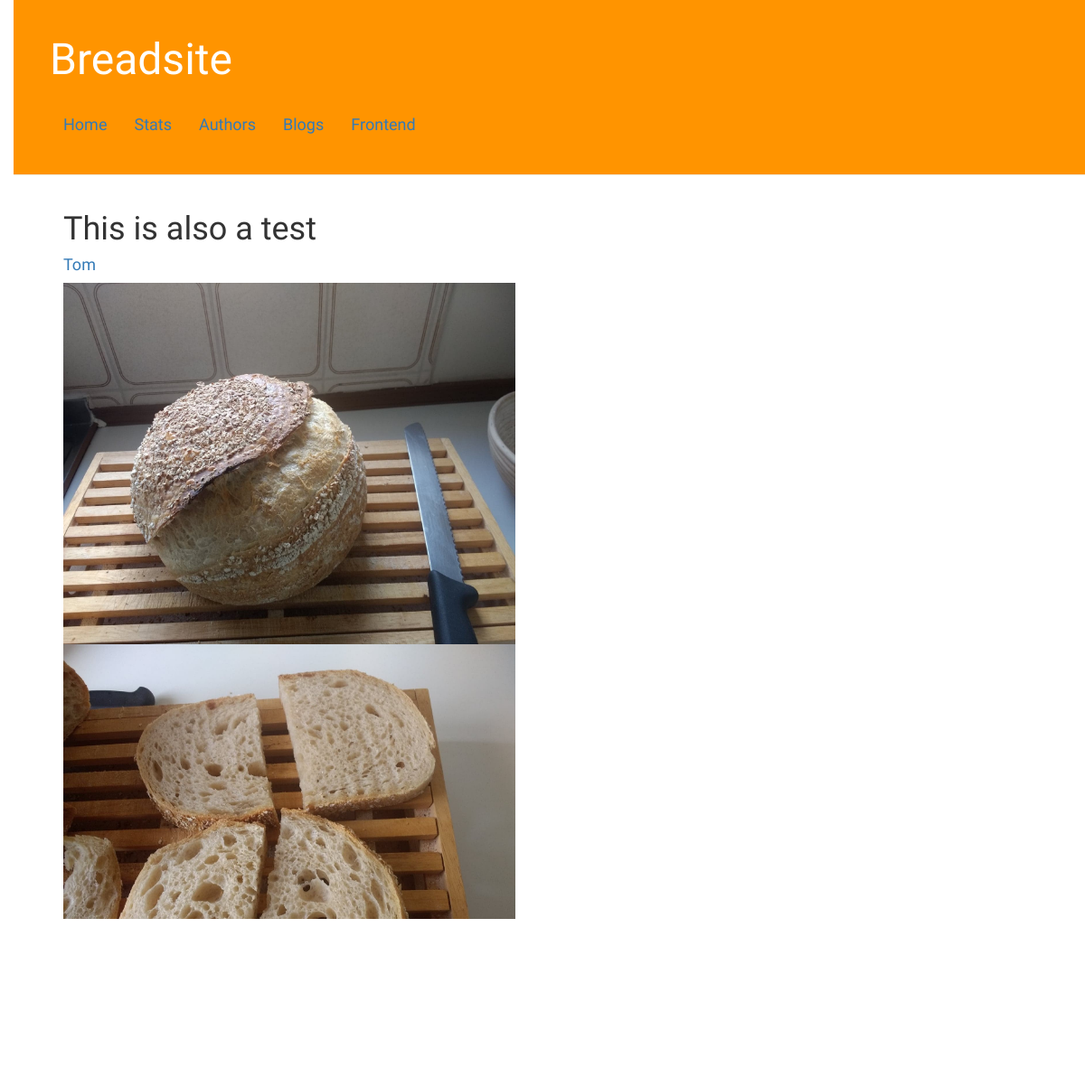
Page /blogs/2/ on the earlier database version.
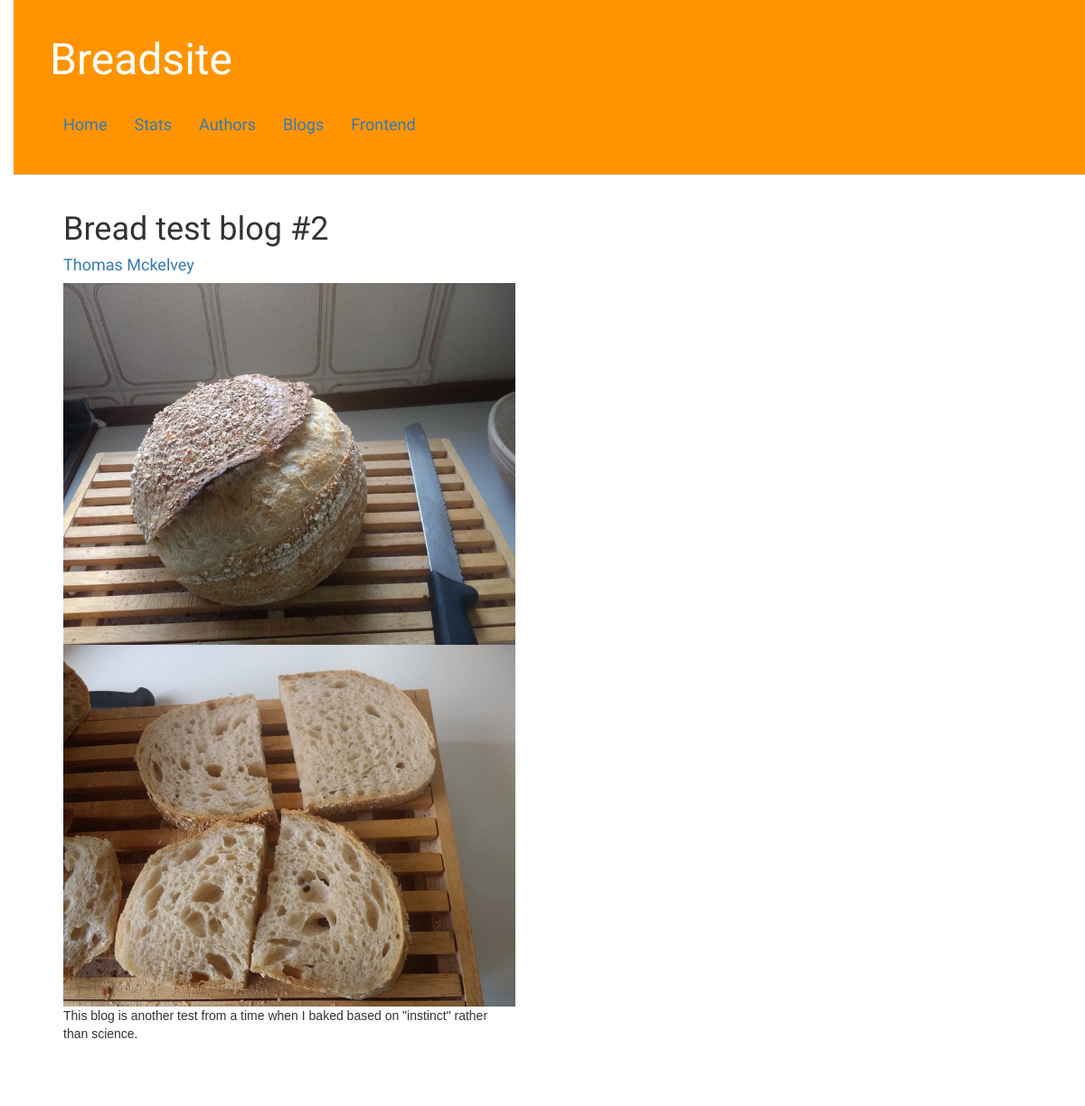
Same page on the later database version.
### blogs/models.py (models this page shows, shortened)
class BlogPost(models.Model):
    pub_date = models.DateField('date published')
    title = models.CharField(max_length=200)
    author = models.ForeignKey(Author, on_delete=models.CASCADE, related_name='author')
    content = models.CharField(max_length=5000)
    image = models.FileField(upload_to='blogs/image')
    crumb_image = models.FileField(upload_to='blogs/image')

### author/models.py (models this page shows)
class Author(models.Model):
    name = models.CharField(max_length=200)
    job_title = models.CharField(max_length=100)
    bio = models.CharField(max_length=1000)
    image = models.FileField(upload_to='author/image')
    def __str__(self):
        return self.name

### blogs/views.py (the view)
# urls.py: path('<int:blogpost_id>/', views.detail, name='detail'),
def detail(request, blogpost_id):
    blog = get_object_or_404(BlogPost, id=blogpost_id)
    context = {'blog': blog}
    return render(request, 'blogs/detail.html', context)

### blogs/templates/blogs/detail.html
{% extends 'breadsite/base.html' %}
{% block content %}
{% load static %}
{% static "" as baseUrl %}
    <div class="row">
        <div class="col-md-8">
            <div class="post">
                {% if blog %}
                    <h1>{{ blog.title }}</h1>
                    <h4><a href="/author/{{ blog.author_id }}/">{{ blog.author }}</a></h4>
                    <img src="{{ baseUrl }}{{blog.image}}" height="400" width="500"/>
                    <img src="{{ baseUrl }}{{blog.crumb_image}}" height="400" width="500"/>
                    <p>{{ blog.content }}</p>
                {% else %}
                    <p>No blogs are available.</p>
                {% endif %}
            </div>
        </div>
    </div>
{% endblock %}

### breadsite/templates/breadsite/base.html (shortened to what this page needs)
{% load staticfiles %}
<!DOCTYPE html>
<html lang="en">
    <head>
        <link rel="stylesheet" href="//maxcdn.bootstrapcdn.com/bootstrap/3.2.0/css/bootstrap.min.css">
        <link rel="stylesheet" href="//maxcdn.bootstrapcdn.com/bootstrap/3.2.0/css/bootstrap-theme.min.css">
        <link rel="stylesheet" href="{% static 'css/home.css' %}">
    </head>
    <body>
        <div class="page-header">
            <h1><a href="/">Breadsite</a></h1>
            <table class="title-menu">
                <tr>
                    <td><h4><a href="/">Home</a></h4></td>
                    <td><h4><a href="/stats">Stats</a></h4></td>
                    <td><h4><a href="/author">Authors</a></h4></td>
                    <td><h4><a href="/blogs">Blogs</a></h4></td>
                    <td><h4><a href="/frontend">Frontend</a></h4></td>
                </tr>
            </table>
        </div>
        <div class="content container">
            <div class="row">
                <div class="col-md-8">
                {% block content %}
                {% endblock %}
                </div>
            </div>
        </div>
    </body>
</html>

### home/static/css/home.css (style rules this page uses)
.page-header { background-color: #ff9400; margin-top: 0; padding: 20px 20px 20px 40px; }
.page-header h1, .page-header h1 a, .page-header h1 a:visited, .page-header h1 a:active { color: #ffffff; font-size: 36pt; text-decoration: none; }
.content { margin-left: 40px; }
h1, h2, h3, h4 { font-family: 'Lobster', cursive; }
.post { margin-bottom: 70px; }
body { padding-left: 15px; font-family: "Lucinda Grande", "Lucinda Sans Unicode", Helvetica, Arial, Verdana, sans-serif; }
p { background-color: white; }
.page-header th, td { padding: 15px; text-align: left; }

Differences in the rows shown:
changed BlogPost: title "This is also a test" → "Bread test blog #2"; author "Tom" → "Thomas Mckelvey"; content (not shown) → "This blog is another test from a time when I baked based on \"instinct\" rather than science."
